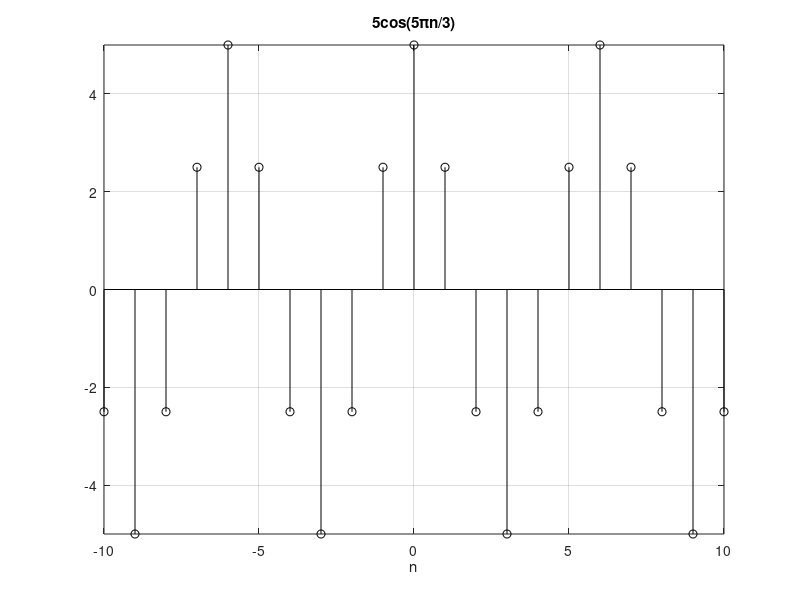

MATLAB code to generate this figure:
n=[-10:10];

y=5*cos((5*pi*n)./3);

figure
set(gca,'Fontsize',14)
stem(n,y,'k')
xlabel('n')
title('5cos(5πn/3)')
axis([-10 10 -5 5])
grid on

% dal grafico ottenuto possiamo vedere come il periodo vale 6.